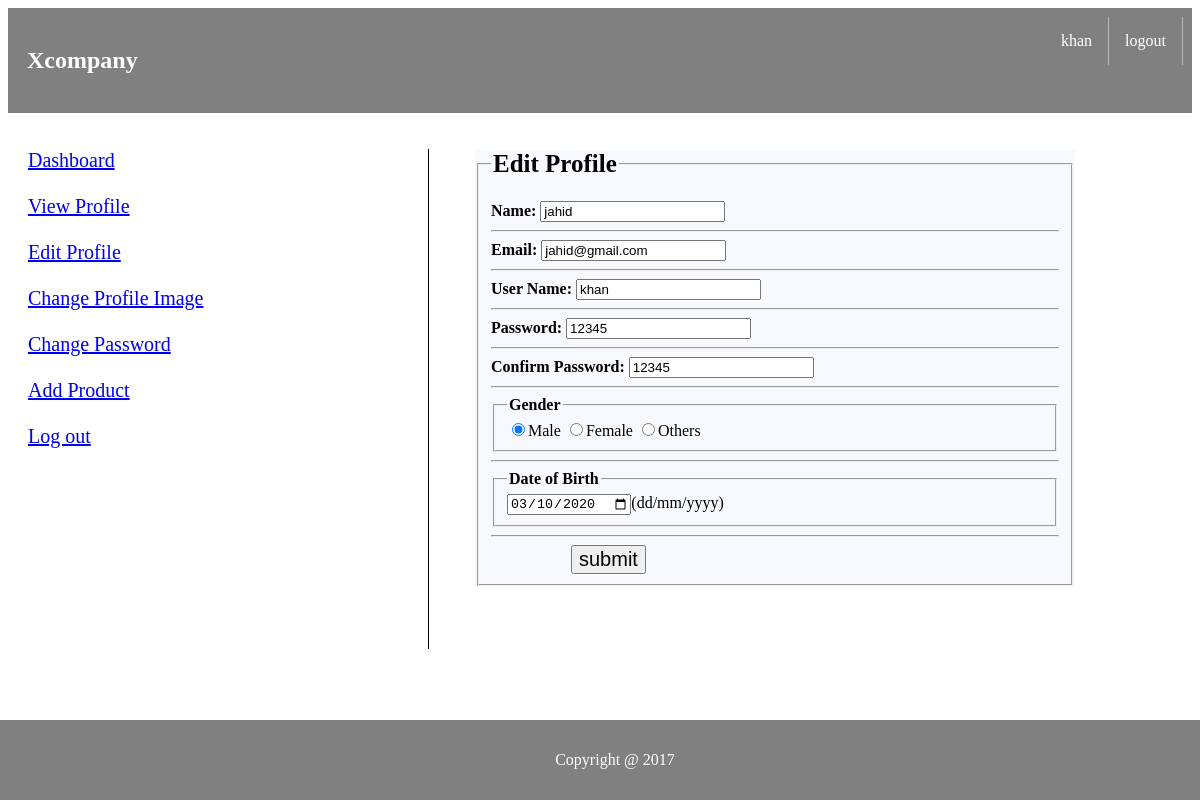
Screenshot of /cvk/edit.php (signed in) with the database file from the repository.
### tables this page shows
CREATE TABLE `info` (
  `id` int(11) NOT NULL,
  `name` varchar(100) NOT NULL,
  `uname` varchar(100) NOT NULL,
  `password` varchar(100) NOT NULL,
  `cpassword` varchar(100) NOT NULL,
  `gender` varchar(100) NOT NULL,
  `email` varchar(100) NOT NULL,
  `date` varchar(100) NOT NULL,
  `image` varchar(100) NOT NULL
);

### cvk/edit.php (the view, shortened to what this page needs)
<!DOCTYPE html>
<html>
<head>
</head>
<body>
<ul>
  <li style="float: left;color:white;margin: 10px;border-right: none;"> <h2>Xcompany</h2></li>
  <li><a href="table.php">logout</a></li>
    <li><a href="profile.php"><?php
    echo $_SESSION["login_user"]?></a></li>
</ul>
<br>
<br>
<div style="margin-left: 20px;font-size: 20px; height: 500px;width: 400px; border-right: 1px solid black;float: left;">
<a  href="welcome.php">Dashboard</a>
<br><br>
<a href='profile.php' >View Profile</a>
<br><br>
<a href="edit.php">Edit Profile</a>
<br><br>
<a href="profilepic.php">Change Profile Image</a>
<br><br>
<a href="pass.php">Change Password</a>
<br><br>
<a href="add.php">Add Product</a>
<br><br>
<a href="table.php">Log out</a>
<br><br>
</div>
<div style=" margin-left: 30px;padding:1px 16px;height:500px;width: 600px; float: left;">
<?php
  $servername = "localhost";
  $username = "root";
  $password = "";
  $dbname = "mydb";
  $conn = new mysqli($servername, $username, $password,$dbname);
  $idk=$_SESSION['idk'];
  $sql = "select * from info where id=$idk";
  $result = $conn->query($sql);
  if ($result->num_rows > 0) {
    while($row = $result->fetch_assoc()) {
 ?>
<form action="update.php" method="post" style="background-color: #F8F8FF">
<fieldset>
  <legend style="font-size: 25px"><b>Edit Profile</b></legend>
  <br>
  <b>Name:</b>
  <input type="text" name="name" value="<?php echo $row['name']; ?>"><br>
  <hr>
  <b>Email:</b>
  <input type="text" name="email" value="<?php echo $row['email']; ?>"><br>
  <hr>
  <b>User Name:</b>
  <input type="text" name="uname" value="<?php echo $row['uname']; ?>"><br>
  <hr>
  <b>Password:</b>
  <input type="text" name="password" value="<?php echo $row['password']; ?>"><br>
  <hr>
  <b>Confirm Password:</b>
  <input type="text" name="cpassword" value="<?php echo $row['cpassword']; ?>"><br>
  <hr>
  <fieldset>
  <legend><b>Gender</b></legend>
  <input type="radio" name="gender" value="male" <?php if($row['gender']=="male") echo "checked";?>
  value="male">Male
  <input type="radio" name="gender" value="female" <?php if ($row['gender']=="female") echo "checked";?>
  value="female">Female
  <input type="radio" name="gender" value="others" <?php if ($row['gender']=="others") echo "checked";?>
  value="others">Others
  <br>
  </fieldset>
  <hr>
  <fieldset>
    <legend><b>Date of Birth</b></legend>
  <input type="Date" name="date" value="<?php echo $row['date']; ?>">(dd/mm/yyyy)
  <br>
  </fieldset>
  <hr>
   <input style="margin-left: 80px;font-size: 20px;" type="submit" value="submit">
</fieldset>
</form>
<?php
  }
}
 ?>
</div>
<div class="footer">
<p> Copyright @ 2017</p>
</div>
</body>
</html>

### cvk/edit.php (style rules this page uses)
ul { list-style-type: none; margin: 0; padding: 9px; overflow: hidden; background-color: gray; }
li { float:right; border-right:1px solid #bbb; }
li a { display: block; color: white; text-align: center; padding: 15px 16px; text-decoration: none; }
.footer { position: fixed; padding: 15px; left: 0; bottom: 0; width: 100%; background-color: gray; color: white; text-align: center; }

### rows the page displays
info: name "jahid", email "jahid@gmail.com", uname "khan", password "12345", cpassword "12345", gender "☑", date "03/10/2020"

### other values shown
$_SESSION["login_user"] "khan"
